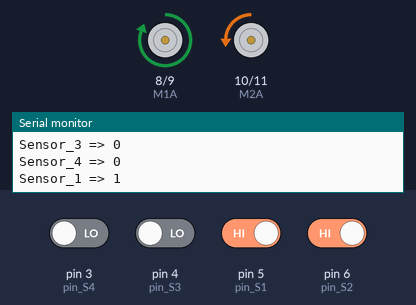
Simulated run of this sketch. Board: Arduino Uno, built with avr-gcc and run on an emulated ATmega328P. Parts: motor-driver pin pairs drawn as motors (green arrow = first pin HIGH = forward, orange = second pin HIGH = backward, longer = more drive), the last lines printed to the serial monitor. Inputs (shaded band) come from the test bench; at power-on: pin 5 (pin_S1), pin 6 (pin_S2) HIGH, pin 3 (pin_S4), pin 4 (pin_S3) LOW.

Above: at 1.2 s.
1.3 s: pin 5 (pin_S1) driven LOW
At 1.7 s:
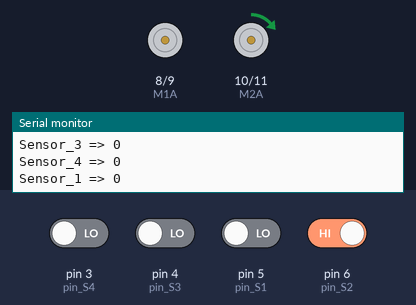
2.8 s: pin 6 (pin_S2) driven LOW
At 4.0 s:
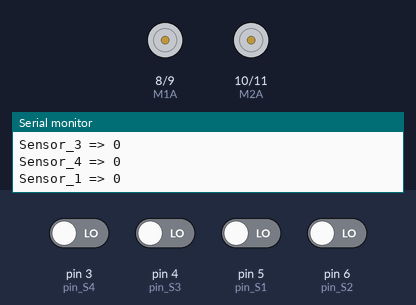
4.3 s: pin 6 (pin_S2) driven HIGH
At 5.0 s:
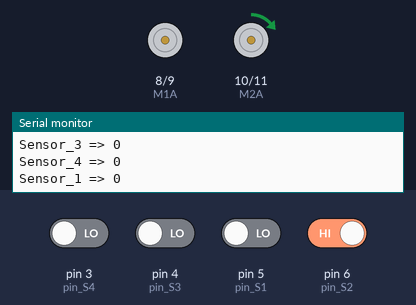
5.8 s: pin 4 (pin_S3) driven HIGH
At 7.3 s:
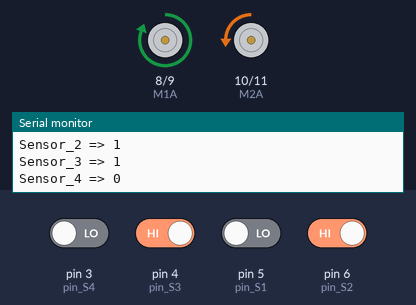
8.8 s: pin 5 (pin_S1) driven HIGH and pin 6 (pin_S2) driven LOW
At 9.3 s:
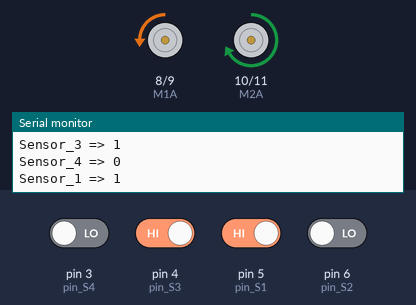
Timing chart, 0 to 11.4 s (numbered marks = the images above; inputs shaded):
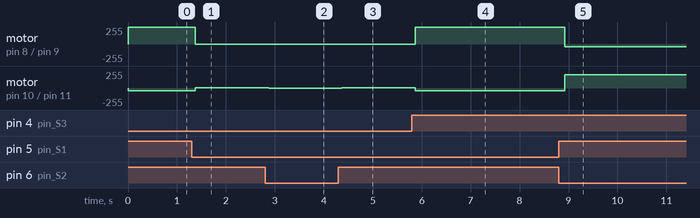

Measured:
- after the input at 1.3 s, motor on pin 8 (M1A) / pin 9 (M1B): forward 255/255 → stopped after 0.07 s; motor on pin 10 (M2A) / pin 11 (M2B): backward 40/255 → forward 1/255 after 0.07 s
- after the input at 2.8 s, motor on pin 10 (M2A) / pin 11 (M2B): forward 1/255 → stopped after 0.07 s
- after the input at 4.3 s, motor on pin 10 (M2A) / pin 11 (M2B): stopped → forward 1/255 after 0.07 s
- after the input at 5.8 s, motor on pin 8 (M1A) / pin 9 (M1B): stopped → forward 255/255 after 0.07 s; motor on pin 10 (M2A) / pin 11 (M2B): forward 1/255 → backward 40/255 after 0.07 s
- after the input at 8.8 s, motor on pin 8 (M1A) / pin 9 (M1B): forward 255/255 → backward 40/255 after 0.12 s; motor on pin 10 (M2A) / pin 11 (M2B): backward 40/255 → forward 200/255 after 0.12 s

The sketch:

followLine.ino
```cpp
//Follow line Arduin program
//We used 4 sensors to work our robot

//Control Pin
#define M1A 8 // Speed engine number1 (0 to 255) ATV_A port H bridge
#define M1B 9 // Speed engine number2 (0 to 255) ATV_B port H bridge
#define M2A 10 //Pin_Direction of 1º Engine: Forward / Back (HIGH or LOW) IN1 port H bridge
#define M2B 11 //Pin_Direction of 2º Engine: Forward / Back (HIGH or LOW) IN3 port H bridge

//Pin sensors definition
#define pin_S1 5
#define pin_S2 6
#define pin_S3 4
#define pin_S4 3
#define SENSORTRASHHOLD 700
int Sensor1 = 0;
int Sensor2 = 0;
int Sensor3 = 0;
int Sensor4 = 0;

//Speed Control
int speed_engine1 = 200;
int speed_engine2 = 200;
int velocidadei = 40;
void Forward(void){
  analogWrite(M1A, HIGH); // Both engine starts at the same time
  analogWrite(M2A, HIGH);
  digitalWrite(M1B, LOW);
  digitalWrite(M2B, LOW);
}
void Right(void){ //2A Right
  analogWrite(M1A, speed_engine1); // Both engines starts at the same speed
  analogWrite(M2A, LOW);
  digitalWrite(M1B, LOW);
  analogWrite(M2B, velocidadei);
}

void Left(void){ //1A Left
  analogWrite(M1A, LOW); // Both engines starts at the same speed
  analogWrite(M2A, speed_engine2);
  analogWrite(M1B, velocidadei);
  digitalWrite(M2B, LOW);
}

void Stop(void){
  analogWrite(M1A, LOW); // Both engines starts at the same speed
  analogWrite(M2A, LOW);
  digitalWrite(M1B, LOW);
  digitalWrite(M2B, LOW);
}

//Here is where all happend

void setup(){
  Serial.begin(9600);
  //Output pins
  pinMode(M1A, OUTPUT);
  pinMode(M1B, OUTPUT);
  pinMode(M2A, OUTPUT);
  pinMode(M2B, OUTPUT);
  //Both engines go forward
  digitalWrite(M1A, LOW);
  digitalWrite(M1B, LOW);
  digitalWrite(M2A, LOW);
  digitalWrite(M2B, LOW);

  //Input pins
  pinMode(pin_S1, INPUT);
  pinMode(pin_S2, INPUT);
  pinMode(pin_S3, INPUT);
  pinMode(pin_S4, INPUT);
}
void loop(){
  //Here we put the value of the sensors(0 or 1)
  Sensor1 = digitalRead(pin_S1);
  Sensor2 = digitalRead(pin_S2);
  Sensor3 = digitalRead(pin_S3);
  Sensor4 = digitalRead(pin_S4);
  Serial.print("Sensor_1 => ");
  Serial.println(Sensor1);
  Serial.print("Sensor_2 => ");
  Serial.println(Sensor2);
  Serial.print("Sensor_3 => ");
  Serial.println(Sensor3);
  Serial.print("Sensor_4 => ");
  Serial.println(Sensor4);
  delay(5); //Its good to change if you think


  //White color: 0 and Black color: 1.


    //Forward
    if(((Sensor1 == 1) && (Sensor2 == 1)) && ((Sensor3 == 1) && (Sensor4 == 1))) // Se detectar na extremidade das faixas duas cores brancas
    {
     Forward();
    }


    //Sides
      if(((Sensor1 == 0)) && ((Sensor2 == 1) or (Sensor3 == 1)))
      {
        Forward();
        if((Sensor1 == 0) && (Sensor3 == 1))
        {
          speed_engine2 == speed_engine2 + 20;
          speed_engine1 == speed_engine1 + 55;
          Right();
        }else if((Sensor2 == 0) &&(Sensor2 == 1) or (Sensor3 == 1))
        {
          speed_engine1 == speed_engine1 + 20;
          speed_engine2 == speed_engine2 + 55;
          Left();
        }
      }

      if(((Sensor1 == 1)) && ((Sensor2 == 0) or (Sensor3 == 0)))
      {
        Forward();
        if((Sensor1 == 1) && (Sensor3 ==0))
        {
          speed_engine2 == speed_engine2 + 20;
          speed_engine1 == speed_engine1 + 55;
          Right();
        }else if((Sensor1 == 1) && (Sensor2 == 0))
        {
          speed_engine1 == speed_engine1 + 20;
          speed_engine2 == speed_engine2 + 55;
          Left();
        }
      }

    //Stop safety

    if(((Sensor1 == 0) && (Sensor2 == 0) && (Sensor3 == 0) && (Sensor4 == 0))){
      Stop();
    }
}
```
